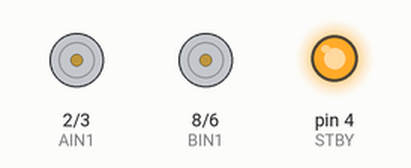
Recording of a sketch running on a simulated Arduino Uno, built with avr-gcc and run on an emulated ATmega328P. Parts: motor-driver pin pairs drawn as motors (green arrow = first pin HIGH = forward, orange = second pin HIGH = backward, longer = more drive, scaled by the enable pin, stopped while the standby pin is LOW), output pins drawn as LEDs (lit = HIGH).

Above: at 1.0 s.
At 3.5 s:
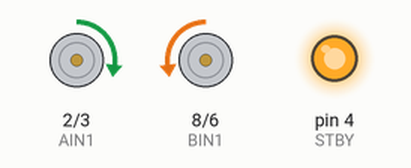
Timing chart, 0 to 4.6 s (numbered marks = the images above):
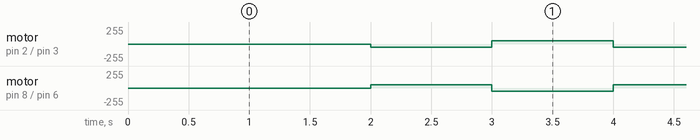

The sketch:

motor_for_arduino.ino
```cpp
//参考にしたサイト
//https://qiita.com/MedakanoGakko/items/e9624c3fa45e40b0425e

// VCC：3.3V
#define AIN1 2
#define AIN2 3
#define BIN1 8
#define BIN2 6
#define PWMA 10
#define PWMB 5
#define STBY 4

void setup() {
    pinMode(STBY, OUTPUT);
    pinMode(AIN1, OUTPUT);
    pinMode(AIN2, OUTPUT);
    pinMode(BIN1, OUTPUT);
    pinMode(BIN2, OUTPUT);
    digitalWrite(STBY, HIGH); // スタンバイ
    pinMode(PWMA, OUTPUT);
    pinMode(PWMB, OUTPUT);
}
void loop() {
//    // 左回り
//    digitalWrite(AIN1, HIGH);
//    digitalWrite(AIN2, LOW);
//    digitalWrite(BIN1, HIGH);
//    digitalWrite(BIN2, LOW);
//    delay(1000);
//
//    // 右回り
//    digitalWrite(AIN1, LOW);
//    digitalWrite(AIN2, HIGH);
//    digitalWrite(BIN1, LOW);
//    digitalWrite(BIN2, HIGH);
//    delay(1000);
//
    // 後進
    digitalWrite(AIN1, LOW);
    digitalWrite(AIN2, HIGH);
    digitalWrite(BIN1, HIGH);
    digitalWrite(BIN2, LOW);
    delay(1000);

    // 前進
    digitalWrite(AIN1, HIGH);
    digitalWrite(AIN2, LOW);
    digitalWrite(BIN1, LOW);
    digitalWrite(BIN2, HIGH);
    delay(1000);

    // 回転速度を設定（0～255）まで
    analogWrite(PWMA, 50);
    analogWrite(PWMB, 50);
}
```

Measured:
- by itself, motor on pin 2 (AIN1) / pin 3 (AIN2), motor on pin 8 (BIN1) / pin 6 (BIN2): alternates forward 50/255 for 1.0 s and backward 50/255 for 1.0 s
